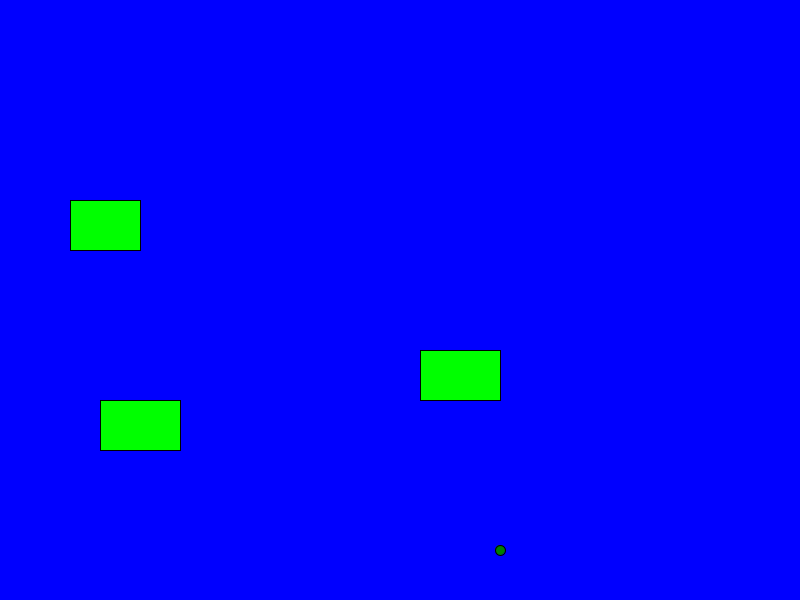
Frame 1 (no input)
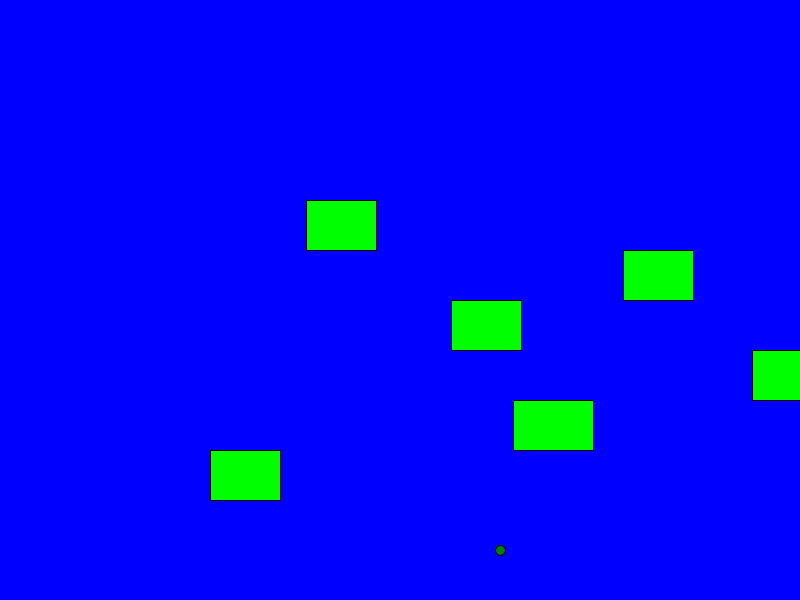
Frame 60 (the mouse pressed at the canvas centre just before this capture)
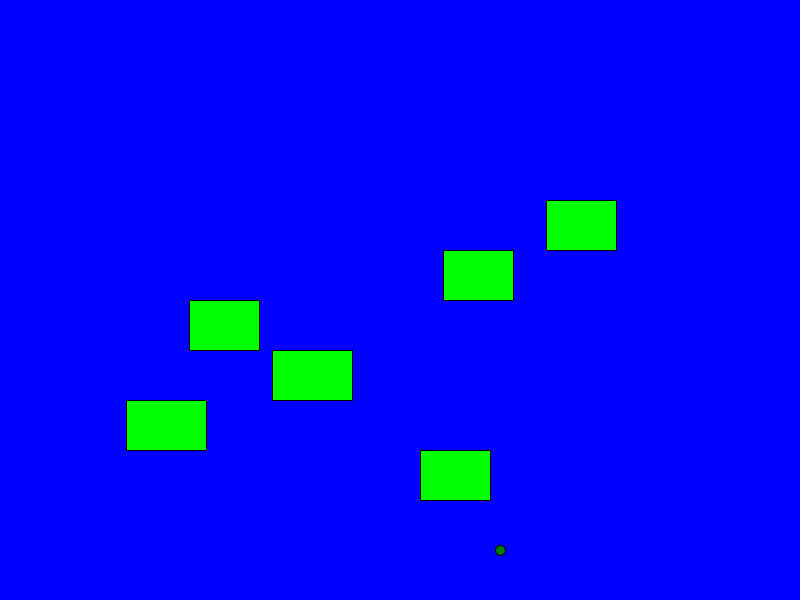
Frame 120 (the mouse held since frame 60 and released just before this capture)

The Processing sketch that drew these frames (run headless with seeded random() and noise(); from frame 60 on, the mouse is pressed at the canvas centre):

// Processing sketch: Frogger
// ── Frogger.pde
Car one = new Car(70,200,70,4);
Car two = new Car(-80,300,70,9);
Car three = new Car(100,400,80,7);
Car four = new Car(800,250,70,3);
Car five= new Car(800,450,70,10);
Car six = new Car(420,350,80,8);
int x =500;
int y =550;

void draw(){
  
  background(#0000FF);
  fill(#008000);
ellipse(x, y, 10, 10);
border();
one.display();
two.display();
three.display();
four.display();
five.display();
six.display();
if(intersects(one)){
x=500;
y=550;
}
if(intersects(two)){
x=500;
y=550;
}
if(intersects(three)){
x=500;
y=550;
}
if(intersects(four)){
x=500;
y=550;
}
if(intersects(five)){
x=500;
y=550;
}
if(intersects(six)){
x=500;
y=550;
}
one.left();
two.left();
three.left();
four.right();
five.right();
six.right();
}


void setup(){
  size(800, 600);

  
}
void keyPressed()
{
    if(key == CODED){
        if(keyCode == UP)
        {
            //Frog Y position goes up
    
           y=y-10;
        }
        else if(keyCode == DOWN)
        {
            //Frog Y position goes down 
          y=y+10;
        }
        else if(keyCode == RIGHT)
        {
            //Frog X position goes right
            x=x+10;
        }
        else if(keyCode == LEFT)
        {
            //Frog X position goes left
            x=x-10;
        }
    }
}
void border(){
 if(x>800){
   x=800;
 }
if(x<0){
   x=0;
 }

if(y>600){
  y=600;
 
}
if(y<0){
  y=0;
 
}


}
boolean intersects(Car car) {
 if ((y > car.getY() && y < car.getY()+50) &&
                (x > car.getX() && x < car.getX()+car.getSize())) {
   return true;
  }
 else  {
  return false;
 }
}

// ── Car.pde
public class Car {
  int x ;
  int y ;
  int size ;
  int speed ;
  public Car(int x, int y, int size, int speed) {

    this.x= x;
    this.y=y;
    this.size=size;
    this.speed=speed;
  }

  void display()
  {
    fill(0, 255, 0);
    rect(x, y, size, 50);
  }
  
  void left(){
 x=x +speed;
    if(x>800){
      
      x=0;
      }
  }
  void right(){
   x=x -speed;
    if(x<0){
     x=800; 
    }
    
    
  }
      int getX(){
        
        return x;
        
        
      }
       int getY(){
        
         return y;
         
      }
         int getSize(){
        
           return size;
           
      }
  }
  
